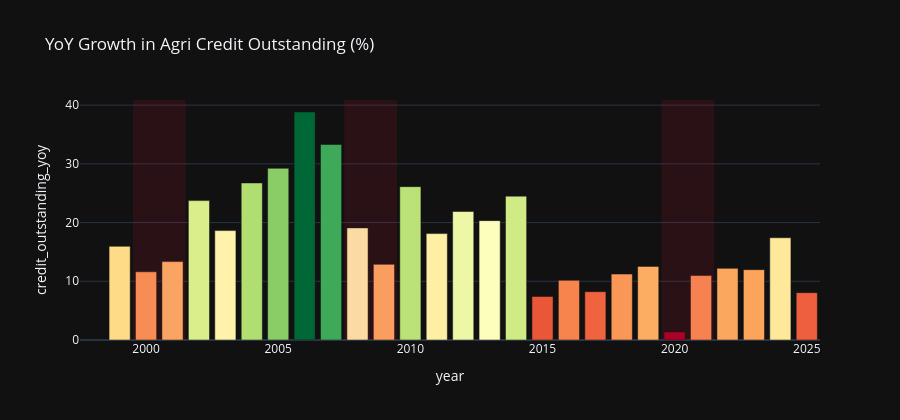

Notebook code cell kept with this figure:
### Code cell
fig = px.bar(agri, x="year", y="credit_outstanding_yoy",
             title="YoY Growth in Agri Credit Outstanding (%)",
             color="credit_outstanding_yoy", color_continuous_scale="RdYlGn")
for x0, x1, label in recession_windows:
    fig.add_vrect(x0=x0, x1=x1, fillcolor="crimson", opacity=0.12, line_width=0)
fig.update_layout(height=420, coloraxis_showscale=False)
fig.show()

### Figure 1 — Plotly figure (JSON) as saved in the notebook; plotly's stock layout.template omitted (floating-point values rounded to 4 significant figures)
{"data": [{"hovertemplate": "year=%{x}<br>credit_outstanding_yoy=%{marker.color}<extra></extra>", "legendgroup": "", "marker": {"color": [NaN, 15.96, 11.61, 13.35, 23.74, 18.63, 26.75, 29.24, 38.83, 33.3, 19.09, 12.89, 26.12, 18.12, 21.89, 20.33, 24.5, 7.415, 10.16, 8.233, 11.23, 12.54, 1.359, 10.98, 12.2, 11.98, 17.41, 8.065], "coloraxis": "coloraxis", "pattern": {"shape": ""}}, "name": "", "orientation": "v", "showlegend": false, "textposition": "auto", "type": "bar", "x": [1998, 1999, 2000, 2001, 2002, 2003, 2004, 2005, 2006, 2007, 2008, 2009, 2010, 2011, 2012, 2013, 2014, 2015, 2016, 2017, 2018, 2019, 2020, 2021, 2022, 2023, 2024, 2025], "xaxis": "x", "y": [NaN, 15.96, 11.61, 13.35, 23.74, 18.63, 26.75, 29.24, 38.83, 33.3, 19.09, 12.89, 26.12, 18.12, 21.89, 20.33, 24.5, 7.415, 10.16, 8.233, 11.23, 12.54, 1.359, 10.98, 12.2, 11.98, 17.41, 8.065], "yaxis": "y"}], "layout": {"barmode": "relative", "coloraxis": {"colorbar": {"title": {"text": "credit_outstanding_yoy"}}, "colorscale": [[0, "rgb(165,0,38)"], [0.1, "rgb(215,48,39)"], [0.2, "rgb(244,109,67)"], [0.3, "rgb(253,174,97)"], [0.4, "rgb(254,224,139)"], [0.5, "rgb(255,255,191)"], [0.6, "rgb(217,239,139)"], [0.7, "rgb(166,217,106)"], [0.8, "rgb(102,189,99)"], [0.9, "rgb(26,152,80)"], [1, "rgb(0,104,55)"]], "showscale": false}, "height": 420, "legend": {"tracegroupgap": 0}, "shapes": [{"fillcolor": "crimson", "line": {"width": 0}, "opacity": 0.12, "type": "rect", "x0": 2000.0, "x1": 2002.0, "xref": "x", "y0": 0, "y1": 1, "yref": "y domain"}, {"fillcolor": "crimson", "line": {"width": 0}, "opacity": 0.12, "type": "rect", "x0": 2008.0, "x1": 2010.0, "xref": "x", "y0": 0, "y1": 1, "yref": "y domain"}, {"fillcolor": "crimson", "line": {"width": 0}, "opacity": 0.12, "type": "rect", "x0": 2020.0, "x1": 2022.0, "xref": "x", "y0": 0, "y1": 1, "yref": "y domain"}], "title": {"text": "YoY Growth in Agri Credit Outstanding (%)"}, "xaxis": {"anchor": "y", "domain": [0, 1], "title": {"text": "year"}}, "yaxis": {"anchor": "x", "domain": [0, 1], "title": {"text": "credit_outstanding_yoy"}}}}
